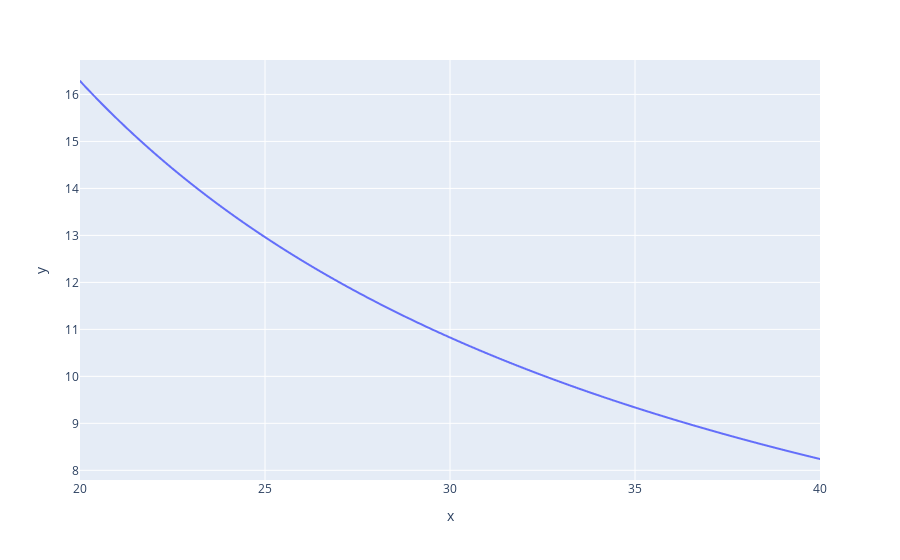

Notebook cell for this chart:
### Code cell
import plotly.express as px

px.line(x = x, y = y)

### Figure 1 — Plotly figure (JSON) as saved in the notebook; plotly's stock layout.template omitted (floating-point values rounded to 4 significant figures; data arrays with more than 128 entries replaced by an {"elided": "..."} marker saying what was removed)
{"data": [{"hovertemplate": "x=%{x}<br>y=%{y}<extra></extra>", "legendgroup": "", "line": {"color": "#636efa", "dash": "solid"}, "marker": {"symbol": "circle"}, "mode": "lines", "name": "", "showlegend": false, "x": {"elided": "2000 float values"}, "xaxis": "x", "y": {"elided": "2000 float values"}, "yaxis": "y", "type": "scattergl"}], "layout": {"xaxis": {"anchor": "y", "domain": [0.0, 1.0], "title": {"text": "x"}}, "yaxis": {"anchor": "x", "domain": [0.0, 1.0], "title": {"text": "y"}}, "legend": {"tracegroupgap": 0}, "margin": {"t": 60}}}
